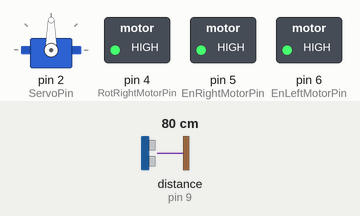
A sketch run on a simulated Arduino Uno, built with avr-gcc and run on an emulated ATmega328P. Parts: servo, switched loads named in the sketch (green lamp = pin HIGH). Wiring (inferred from the names in the program): ultrasonic range finder: trigger pin 10; echo pin 9. Inputs (shaded band) come from the test bench; at power-on: distance to the obstacle (sensor on pin 9) 80 cm. The echo pulse lasts 58.3 µs per cm; pins used as bus, display or sensor lines are not drawn.

Above: at 1.27 s.
1.3 s: distance to the obstacle (sensor on pin 9) set to 23 cm
4.3 s: distance to the obstacle (sensor on pin 9) set to 19 cm
At 5.2 s:
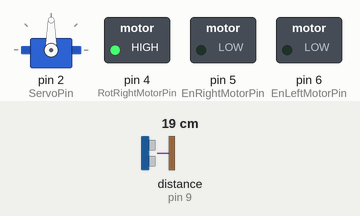
5.8 s: distance to the obstacle (sensor on pin 9) set to 9 cm
7.3 s: distance to the obstacle (sensor on pin 9) set to 6 cm
At 7.31 s:
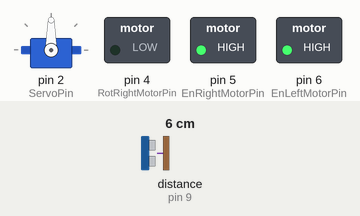
10.3 s: distance to the obstacle (sensor on pin 9) set to 18 cm
At 11.5 s:
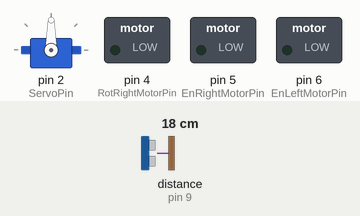
11.8 s: distance to the obstacle (sensor on pin 9) set to 2 cm
At 11.92 s:
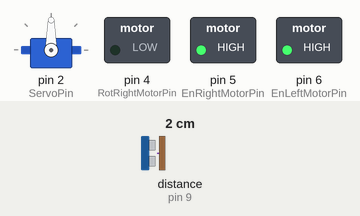
Timing chart, 0 to 14.8 s (numbered marks = the images above; inputs shaded):
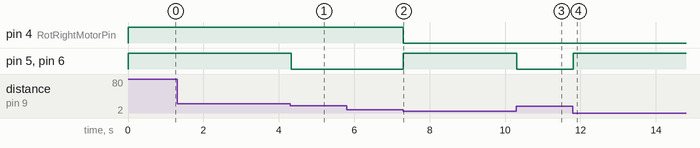

The sketch:

21_robo_1_servo_usound_moving_test.ino
```cpp
/*  Ultrasonic sensor with Servo test
 *
 *  Enable pins: 5, 6
 *  Rotation pins: 4, 7
 *
 *  UltraSonic Echo pin: 9
 *  UltraSonic Trigger pin: 10
 *
 *  Servo Control pin: 2
 */
#include <Servo.h>

Servo roboservo;  // create servo object to control a servo

int ServoPosition = 90;  // Servo position variable

// constants won't change. Used here to set a pin number :
const int EnRightMotorPin =  5;      // Right ENABLE pin
const int EnLeftMotorPin =  6;      // Left ENABLE pin

const int RotRightMotorPin =  4;      // Right Rotation pin
const int RotLeftMotorPin =  7;      // Left Rotaion pin

const int USonicEchoPin =  9;      // UltraSonic Sensor Echo pin
const int USonicTrigPin =  10;      // UltraSonic Sensor Trig pin

const int ServoPin =  2;      // Servo Motor Control pin

/* Back and Forward Right/Left motor rotation constants */
const int BackRotRight = LOW;
const int BackRotLeft = HIGH;
const int ForwardRotRight = HIGH;
const int ForwardRotLeft = LOW;

// constants won't change :
const long interval = 1500;           // interval (milliseconds)

float maximumRange = 20.0; // Maximum range needed
float minimumRange = 7.0; // Minimum acceptable range
float duration, distance; // Duration used to calculate distance

void setup() {
  // set the Arduino's digital pins as output:
  pinMode(EnRightMotorPin, OUTPUT);
  pinMode(EnLeftMotorPin, OUTPUT);
  pinMode(RotRightMotorPin, OUTPUT);
  pinMode(RotRightMotorPin, OUTPUT);

  // Ultrasonic sensor pins
  pinMode(USonicTrigPin, OUTPUT);  // TRIG pin
  pinMode(USonicEchoPin, INPUT);      // ECHO pin

  // Servo Motor setup
  roboservo.attach(ServoPin);
  roboservo.write(ServoPosition);
}

void forward() {
  digitalWrite(RotRightMotorPin, ForwardRotRight);
  digitalWrite(RotLeftMotorPin, ForwardRotLeft);
}

void back() {
  digitalWrite(RotRightMotorPin, BackRotRight);
  digitalWrite(RotLeftMotorPin, BackRotLeft);
}

void left_turn() {
  digitalWrite(RotRightMotorPin, BackRotRight);
  digitalWrite(RotLeftMotorPin, ForwardRotLeft);
}

void right_turn() {
  digitalWrite(RotRightMotorPin, ForwardRotRight);
  digitalWrite(RotLeftMotorPin, BackRotLeft);
}

void motors_stop() {
  // set the Enable Pin to stop state:
  digitalWrite(EnRightMotorPin, LOW);
  digitalWrite(EnLeftMotorPin, LOW);
}

void motors_start() {
  // set the Enable Pin to stop state:
  digitalWrite(EnRightMotorPin, HIGH);
  digitalWrite(EnLeftMotorPin, HIGH);
}

float range_meter() {
  // Ultrasonic sensor function

  /* The following trigPin/echoPin cycle is used to determine the
  distance of the nearest object by bouncing soundwaves off of it. */
  digitalWrite(USonicTrigPin, LOW);
  delayMicroseconds(2);

  digitalWrite(USonicTrigPin, HIGH);
  delayMicroseconds(10);

  digitalWrite(USonicTrigPin, LOW);
  duration = pulseIn(USonicEchoPin, HIGH);

  //Calculate and return the distance (in cm) based on the speed of sound.
  return duration/58.2;
}

void loop() {
  // here is where you'd put code that needs to be running all the time.

  distance = range_meter();

  if (distance < minimumRange)
  {
    // go back
    back();
    motors_start();
    delay(50);
  }
  else if (distance > maximumRange)
  {
    // go forward
    forward();
    motors_start();
    delay(50);
  }
  else
  {
    // stop
    motors_stop();
    delay(5);
  }


  motors_stop();
  delay(2);
}
```

Measured:
- the behaviour switches between 21 and 20 cm on distance to the obstacle (sensor on pin 9) (found by bisection; images 0 and 1)
- the behaviour switches between 8 and 7 cm on distance to the obstacle (sensor on pin 9) (found by bisection; images 1 and 2)
- after the input at 4.3 s, pin 5 (EnRightMotorPin), pin 6 (EnLeftMotorPin): HIGH → LOW at once
- after the input at 5.8 s, every drawn part: stays the same
- after the input at 7.3 s, pin 4 (RotRightMotorPin): HIGH → LOW at once; pin 5 (EnRightMotorPin), pin 6 (EnLeftMotorPin): LOW → HIGH at once
- after the input at 10.3 s, pin 5 (EnRightMotorPin), pin 6 (EnLeftMotorPin): HIGH → LOW at once
- after the input at 11.8 s, pin 5 (EnRightMotorPin), pin 6 (EnLeftMotorPin): LOW → HIGH at once
